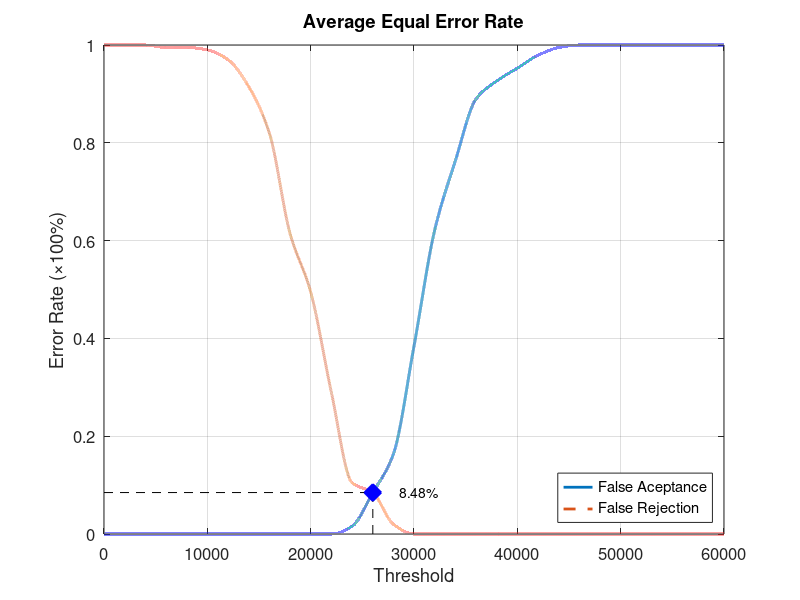
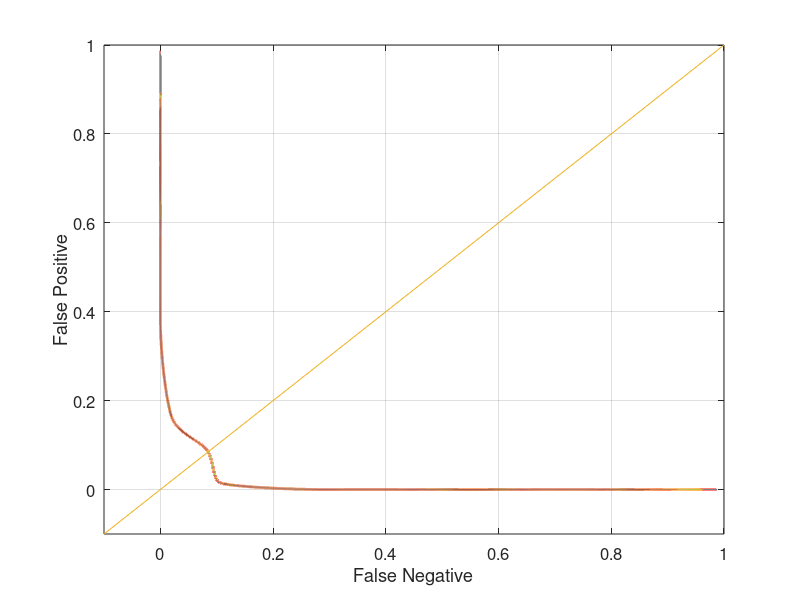

MATLAB code for these plots, in order:
function yEER = Database2_4
close all;
clear;
clc;
x = 0:2000:60000;
xq = 0:0.5:60000;

y0 = [0 0 0 0 0 0 0 0 0 0 0 0 0.0157895 0.0842105 0.163158 0.384211 0.621053 0.763158 0.889474 0.926316 0.952632 0.978947 0.994737 1 1 1 1 1 1 1 1];
yy0 = interp1(x, y0, xq, 'pchip');
y1 = [1 1 1 0.995 0.995 0.99 0.97 0.915 0.82 0.615 0.495 0.29 0.105 0.085 0.02 0 0 0 0 0 0 0 0 0 0 0 0 0 0 0 0];
yy1 = interp1(x, y1, xq, 'pchip');

% Calculating EER: 
y2 = abs(y0 - y1);
find(y2 == min(y2))
yy2 = abs(yy0 - yy1);
xEER = find(yy2 == min(yy2));
xEERIndex = xq(xEER) % X-axis EER
yEER = yy0(xEER) % Y-axis EER

main = figure
plot(xq, yy0,'-','LineWidth', 2);	hold on
plot(xq, yy1,'--','LineWidth', 2);	hold on
plot([xEERIndex xEERIndex], [0 yEER], 'k--');	hold on
plot([0 xEERIndex], [yEER yEER], 'k--');	hold on
plot(xEERIndex, yEER, 'bx', 'LineWidth', 10);	hold on
text(xEERIndex + 10 * xEERIndex / 100, yEER, [num2str(round((10000 * yEER)) / 100) '%'])
legend('False Aceptance', 'False Rejection', 'Location', 'SouthEast')
xlabel('Threshold')
ylabel('Error Rate (\times100%)')
title('Average Equal Error Rate')
set(gca, 'FontSize', 12)
axis([0 60000 0 1])
grid on

print(main, 'Database2_4Main', '-dpng');
FNRxFPR = figure('Color', [1 1 1]);
plot(yy1, yy0, '-', yy1, yy0, 'LineWidth', 2);
hold on
y = -0.1:0.1:1
plot(y, y); 
set(gca, 'FontSize', 12)
xlabel('False Negative')
ylabel('False Positive')
axis([-0.1 1 -0.1 1])
set(gca, 'FontSize', 12)
grid on

print(FNRxFPR, 'Database2_4FNRxFPR','-dpng');
end
